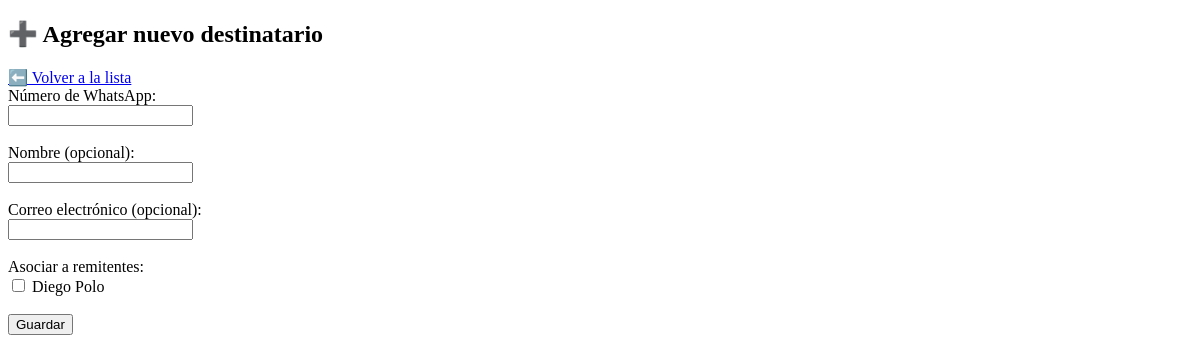
The app's page /destinatarios/agregar (signed in), older data.
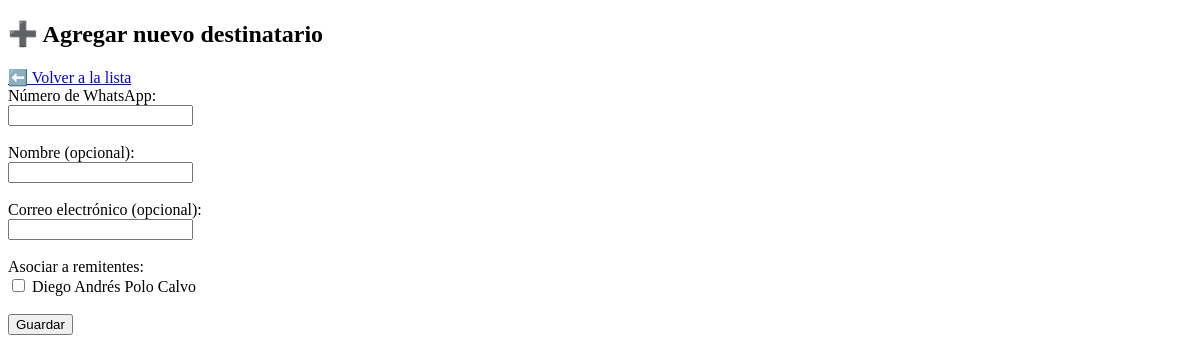
The same page, newer data.
### app/models.py (models this page shows)
class Remitente(db.Model):
    __tablename__ = 'remitentes'
    id = db.Column(db.Integer, primary_key=True)
    email = db.Column(db.String(255), nullable=False)
    nombre = db.Column(db.String(255), nullable=True)
    activo = db.Column(db.Boolean, default=True)
    tipo = db.Column(db.String(50), nullable=False)  # puede ser 'correo' o 'dominio'
    destinatarios = db.relationship(
        'Destinatario',
        secondary=remitente_destinatario,
        back_populates='remitentes'
    )

### app/routes/destinatarios.py (the view, shortened to what this page needs)
@destinatarios_bp.route('/agregar', methods=["GET", "POST"])
@login_required
def agregar_destinatario():
    remitentes = Remitente.query.all()
    return render_template("destinatarios/agregar.html", remitentes=remitentes)

### app/routes/main.py (called while the page is built)
@login_manager.user_loader
def load_user(user_id):
    return Usuario.query.get(int(user_id))

### app/templates/destinatarios/agregar.html (shortened to what this page needs)
<!DOCTYPE html>
<html lang="es">
<head>
</head>
<body>
  <h2>➕ Agregar nuevo destinatario</h2>
  <a href="{{ url_for('destinatarios.lista_destinatarios') }}">⬅️ Volver a la lista</a>
  <form method="post">
    <label>Número de WhatsApp:</label><br>
    <input type="text" name="numero" required><br><br>
    <label>Nombre (opcional):</label><br>
    <input type="text" name="nombre"><br><br>
    <label>Correo electrónico (opcional):</label><br>
    <input type="email" name="correo"><br><br>
    <label>Asociar a remitentes:</label><br>
    {% for remitente in remitentes %}
      <input type="checkbox" name="remitentes" value="{{ remitente.id }}"> {{ remitente.nombre or remitente.email }}<br>
    {% endfor %}
    <br>
    <button type="submit">Guardar</button>
  </form>
</body>
</html>

Row changes from the older to the newer data that the page shows:
changed Remitente: nombre "Diego Polo" → "Diego Andrés Polo Calvo"
